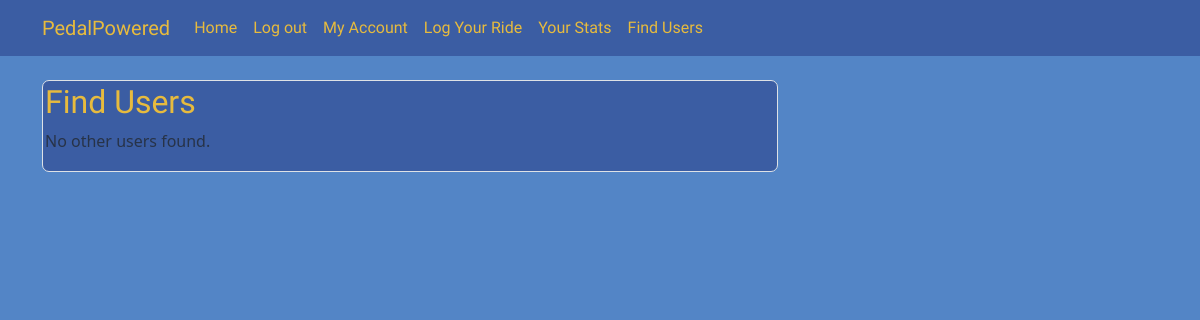
/users (signed in), run on an earlier commit of the app's database.
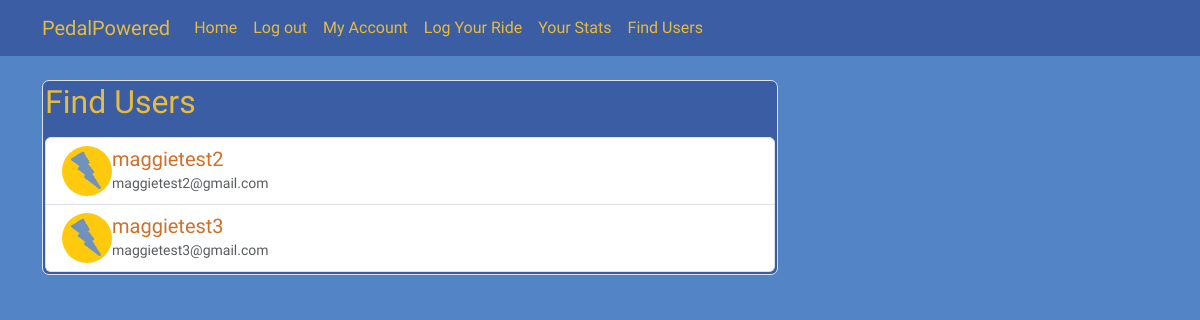
And on a later commit of the database.
### pedalpowered/models.py (models this page shows, shortened)
class User(db.Model, UserMixin):
    id = db.Column(db.Integer, primary_key = True)
    username = db.Column(db.String(20), unique=True, nullable=False)
    email = db.Column(db.String(100), unique=True, nullable=False)
    img_file = db.Column(db.String(20), nullable=False, default='default.jpg')
    password = db.Column(db.String(60), nullable=False)
    ridelog = db.relationship('rides', backref="author", lazy=True)
    friends = db.relationship('User', secondary=friendships, primaryjoin=(friendships.c.user_id == id), secondaryjoin=(friendships.c.friend_id == id),
    backref=db.backref('friended_by', lazy='dynamic'),lazy='dynamic')

### pedalpowered/routes.py (the view)
@app.route("/users")
@login_required
def user_list():
    users = User.query.filter(User.id != current_user.id).all()
    return render_template('user_list.html', users=users)

### pedalpowered/models.py (called while the page is built)
@login_manager.user_loader
def load_user(user_id):
    return User.query.get(int(user_id))

### pedalpowered/templates/user_list.html
{% extends "layout.html" %}
{% block content %}
<div class="media-body border">
    <h2 style="font-family:Irish Grover";>Find Users</h2>
    {% if users %}
        <div class="list-group mt-3">
            {% for user in users %}
            <a href="{{ url_for('user_profile', username=user.username) }}"
               class="list-group-item list-group-item-action" style="font-family:Irish Grover";>
                <div class="d-flex align-items-center">
                    <img src="{{ url_for('static', filename='profile_pics/' + user.img_file) }}"
                         class="rounded-circle mr-3"
                         style="width: 50px; height: 50px;">
                    <div>
                        <h5 class="mb-0" style="color:#CE702C";>{{ user.username }}</h5>
                        <small class="text-muted" style="color:#CE702C";>{{ user.email }}</small>
                    </div>
                </div>
            </a>
            {% endfor %}
        </div>
    {% else %}
        <p class="text-muted">No other users found.</p>
    {% endif %}
</div>
{% endblock %}

### pedalpowered/templates/layout.html (shortened to what this page needs)
<!DOCTYPE html>
    <html>
        <html lang="en">
        <head>
            <link href="https://cdn.jsdelivr.net/npm/bootstrap@5.3.8/dist/css/bootstrap.min.css" rel="stylesheet">
            <link rel="stylesheet" type="text/css" href="{{ url_for('static', filename = 'main.css')}}">
        </head>
        <body>
            {%block navbar%}
            <header class="site-header">
                <nav class="navbar navbar-expand-md navbar-dark bg-steel fixed-top">
                    <div class="container">
                    <a class="navbar-brand mr-4" href="/" style="color:#E7BB3E; font-family:'Irish Grover';">PedalPowered</a>
                    <div class="collapse navbar-collapse" id="navbarToggle">
                        <div class="navbar-nav mr-auto">
                        <a class="nav-item nav-link" href="{{url_for('home')}}">Home</a>
                        </div>
                        <div class="navbar-nav">
                        {% if current_user.is_authenticated %}
                            <a class="nav-item nav-link" href="{{url_for('logout')}}">Log out</a>
                            <a class="nav-item nav-link" href="{{url_for('account')}}">My Account</a>
                        {% else %}
                            <a class="nav-item nav-link" href="{{url_for('login')}}">Login</a>
                            <a class="nav-item nav-link" href="{{url_for('register')}}">Register</a>
                        {%endif%}
                        <a class="nav-item nav-link" href="{{url_for('logride')}}">Log Your Ride</a>
                        <a class="nav-item nav-link" href="{{url_for('stats')}}">Your Stats</a>
                        <a class="nav-item nav-link" href="{{ url_for('user_list') }}">Find Users</a>
                        </div>
                    </div>
                    </div>
                </nav>
            </header>
            {% endblock %}
            <main role="main" class="container">
                <div class="row">
                    <div class="col-md-8">
                    {% block content %}{% endblock %}
                    </div>
                </div>
            </main>
        </body>
    </html>

### pedalpowered/static/main.css (style rules this page uses)
body { background: #5385C6; color: #333333; margin-top: 5rem; }
h1, h2, h3, h4, h5, h6 .irish-grover-regular { color: #E7BB3E; }
.bg-steel { background-color: #3B5DA3; }
.site-header .navbar-nav .nav-link { color: #E7BB3E; font-family: "Irish Grover"; }
.media-body { color:#e3e3e3; background-color: #3B5DA3; border-width: 5px; }
.border { border: 2px solid #E7BB3E; border-radius: 7px; padding: 2px; margin-bottom: 10px; }

What changed in the data, as far as the page shows it:
added User: img_file (placeholder picture), username "maggietest2", email "maggietest2@gmail.com"
added User: img_file (placeholder picture), username "maggietest3", email "maggietest3@gmail.com"
Also different on the page:
text no longer shown: "No other users found."
